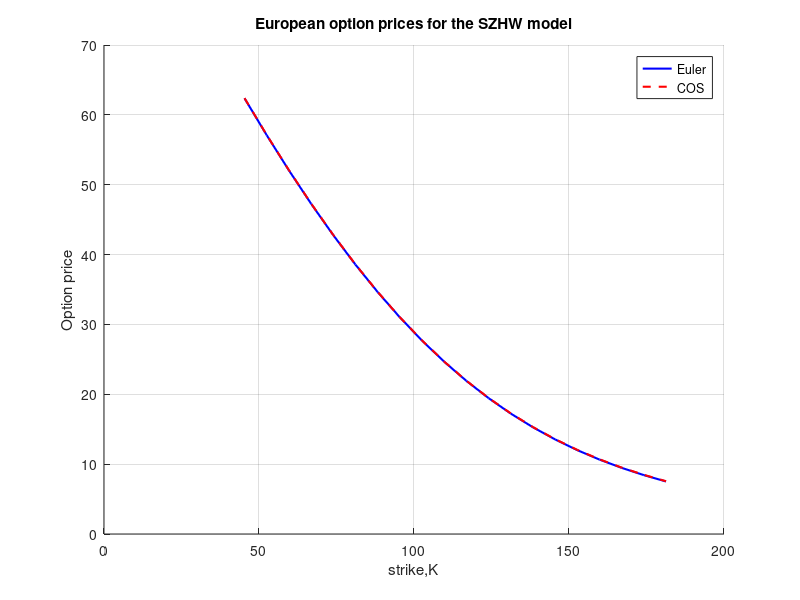
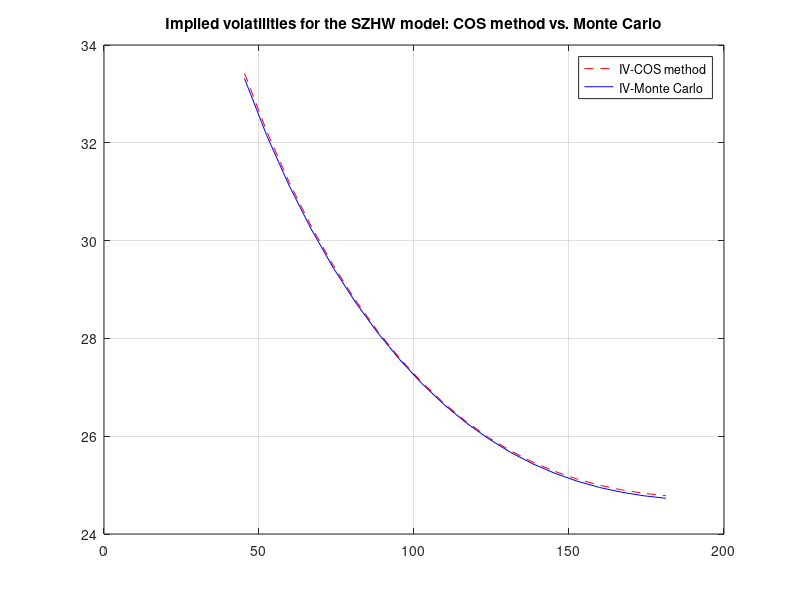

Here is the MATLAB script that generated these plots, in order:
function SZHW_MonteCarlo_vs_COSMethod
clc;clf;close all;
CP  = 'c';  
        
% HW model parameter settings

lambda = 0.05;
eta   = 0.01;

% Initial stock and time to maturity

S0    = 100.0;
T     = 5.0;
    
% The SZHW model

sigma0  = 0.1;
gamma   = 0.3;
Rsigmar = 0.32;
Rxsigma = -0.42;
Rxr     = 0.3;
kappa   = 0.4;
sigmaBar= 0.05;
    
% Monte Carlo setting

NoOfPaths = 25000;
NoOfSteps = round(100*T);

% We define the ZCB curve (obtained from the market)

P0T = @(T)exp(-0.025*T);
    
% Forward stock process

frwdStock = S0 / P0T(T);
    
% Strike price range

K = linspace(0.4*frwdStock,1.6*frwdStock,20)';
      
% Settings for the COS method

N = 2000;
L = 10;

% Valuation with the COS method

cf_SZHW = @(u)ChFSZHW(u,P0T,T,kappa,sigmaBar,gamma,lambda,eta,Rxsigma,Rxr,Rsigmar,sigma0);
valCOS_SZHW    = CallPutOptionPriceCOSMthd_StochIR(cf_SZHW,CP,S0,T,K,N,L,P0T(T));

% Euler simulation of the SZHW model- the sumulation is repeated NoOfSeeds times

NoOfSeeds = 10;
optionValueMC = zeros([length(K),NoOfSeeds]);
idx = 1;
for seed =1:NoOfSeeds
    randn('seed',seed)
    [S_Euler,~,M_t] = GeneratePathsSZHW_Euler(NoOfPaths,NoOfSteps,P0T,T,S0,sigma0,sigmaBar,kappa,gamma,lambda,eta,Rxsigma,Rxr,Rsigmar);
    optValueEuler = EUOptionPriceFromMCPathsGeneralizedStochIR(CP,S_Euler(:,end),K,M_t(:,end));
    optionValueMC(:,idx) = optValueEuler;
    fprintf('Seed number %.0f out of %.0f',idx,NoOfSeeds);
    fprintf('\n')
    idx = idx +1;
end
optionValueMCFinal = mean(optionValueMC,2);

figure(1); hold on;
plot(K,optionValueMCFinal,'-b','linewidth',1.5)
plot(K,valCOS_SZHW,'--r','linewidth',1.5)
xlabel('strike,K')
ylabel('Option price')
grid on
legend('Euler','COS')
title('European option prices for the SZHW model')

% Implied volatilities, the COS method and MC simulation

IVCOS = zeros(length(K),1);
IVMC = zeros(length(K),1);
for i=1:length(K)
    frwdStock = S0 / P0T(T);
    valCOSFrwd = valCOS_SZHW(i) / P0T(T);
    valMCFrwd = optionValueMCFinal(i)/P0T(T);
    IVCOS(i) = ImpliedVolatilityBlack76(CP,valCOSFrwd,K(i),T,frwdStock,0.3)*100.0;
    IVMC(i) = ImpliedVolatilityBlack76(CP,valMCFrwd,K(i),T,frwdStock,0.3)*100.0;
end

figure(2)
plot(K,IVCOS,'--r');hold on
plot(K,IVMC,'-b')
legend('IV-COS method','IV-Monte Carlo')
title('Implied volatilities for the SZHW model: COS method vs. Monte Carlo')
grid on

function [S,time,M_t] = GeneratePathsSZHW_Euler(NoOfPaths,NoOfSteps,P0T,T,S0,sigma0,sigmaBar,kappa,gamma,lambd,eta,Rxsigma,Rxr,Rsigmar)

% Time step needed 

dt = 0.0001;
f0T = @(t) - (log(P0T(t+dt))-log(P0T(t-dt)))/(2*dt);
    
% Initial interest rate is forward rate at time t->0

r0 = f0T(0.00001);
theta = @(t) 1.0/lambd * (f0T(t+dt)-f0T(t-dt))/(2.0*dt) + f0T(t) + eta*eta/(2.0*lambd*lambd)*(1.0-exp(-2.0*lambd*t));

% Empty containers for Brownian paths

Wx = zeros([NoOfPaths, NoOfSteps+1]);
Wsigma = zeros([NoOfPaths, NoOfSteps+1]);
Wr = zeros([NoOfPaths, NoOfSteps+1]);

Sigma = zeros([NoOfPaths, NoOfSteps+1]);
X = zeros([NoOfPaths, NoOfSteps+1]);
R = zeros([NoOfPaths, NoOfSteps+1]);
M_t = ones([NoOfPaths,NoOfSteps+1]);
R(:,1)=r0;
Sigma(:,1)=sigma0;
X(:,1)=log(S0);

covM = [[1.0, Rxsigma,Rxr];[Rxsigma,1.0,Rsigmar]; [Rxr,Rsigmar,1.0]];
time = zeros([NoOfSteps+1,1]);
        
dt = T / NoOfSteps;
for i = 1:NoOfSteps
    Z = mvnrnd([0,0,0],covM*dt,NoOfPaths);

    % Making sure that samples from a normal have mean 0 and variance 1

    Z1= Z(:,1);
    Z2= Z(:,2);
    Z3= Z(:,3);
    if NoOfPaths > 1
        Z1 = (Z1 - mean(Z1)) / std(Z1);
        Z2 = (Z2 - mean(Z2)) / std(Z2);
        Z3 = (Z3 - mean(Z3)) / std(Z3);
    end
    
    Wx(:,i+1)  = Wx(:,i)  + sqrt(dt)*Z1;
    Wsigma(:,i+1)  = Wsigma(:,i)  + sqrt(dt)*Z2;
    Wr(:,i+1) = Wr(:,i) + sqrt(dt)*Z3;
    
    R(:,i+1) = R(:,i) + lambd*(theta(time(i)) - R(:,i)) * dt + eta* (Wr(:,i+1)-Wr(:,i));
    M_t(:,i+1) = M_t(:,i) .* exp(0.5*(R(:,i+1) + R(:,i))*dt);
    
    % The volatility process

    Sigma(:,i+1) = Sigma(:,i) + kappa*(sigmaBar-Sigma(:,i))*dt+  gamma*(Wsigma(:,i+1)-Wsigma(:,i));   
     
    % Simulation of the log-stock process

    X(:,i+1) = X(:,i) + (R(:,i) - 0.5*Sigma(:,i).^2)*dt + Sigma(:,i).*(Wx(:,i+1)-Wx(:,i));       
        
    % Moment matching component, i.e. ensure that E(S(T)/M(T))= S0

    a = S0 / mean(exp(X(:,i+1))./M_t(:,i+1));
    X(:,i+1) = X(:,i+1) + log(a);
    time(i+1) = time(i) +dt;
end

    % Compute exponent

    S = exp(X);

function optValue = EUOptionPriceFromMCPathsGeneralizedStochIR(CP,S,K,M_t)
optValue = zeros(length(K),1);
if lower(CP) == 'c' || lower(CP) == 1
    for i =1:length(K)
        optValue(i) = mean(1./M_t.*max(S-K(i),0));
    end
elseif lower(CP) == 'p' || lower(CP) == -1
    for i =1:length(K)
        optValue(i) = mean(1./M_t.*max(K(i)-S,0));
    end
end

function value = CallPutOptionPriceCOSMthd_StochIR(cf,CP,S0,tau,K,N,L,P0T)
i = complex(0,1);


% cf   - Characteristic function, in the book denoted as \varphi
% CP   - C for call and P for put
% S0   - Initial stock price
% r    - Interest rate (constant)
% tau  - Time to maturity
% K    - Vector of strike prices
% N    - Number of expansion terms
% L    - Size of truncation domain (typ.:L=8 or L=10)

x0 = log(S0 ./ K);   

% Truncation domain

a = 0 - L * sqrt(tau); 
b = 0 + L * sqrt(tau);

k = 0:N-1;             % Row vector, index for expansion terms
u = k * pi / (b - a);  % ChF arguments

H_k = CallPutCoefficients('P',a,b,k);
temp = (cf(u) .* H_k).';
temp(1) = 0.5 * temp(1);      % Multiply the first element by 1/2

mat = exp(i * (x0 - a) * u);  % Matrix-vector manipulations

% Final output

value = K .* real(mat * temp);

% Use the put-call parity to determine call prices (if needed)

if lower(CP) == 'c' || CP == 1
 value = value + S0 - K * P0T; 
end

% Coefficients H_k for the COS method

function H_k = CallPutCoefficients(CP,a,b,k)
 if lower(CP) == 'c' || CP == 1
  c = 0;
  d = b;
  [Chi_k,Psi_k] = Chi_Psi(a,b,c,d,k);
   if a < b && b < 0.0
   H_k = zeros([length(k),1]);
   else
   H_k = 2.0 / (b - a) * (Chi_k - Psi_k);
   end
 elseif lower(CP) == 'p' || CP == -1
  c = a;
  d = 0.0;
  [Chi_k,Psi_k]  = Chi_Psi(a,b,c,d,k);
   H_k = 2.0 / (b - a) * (- Chi_k + Psi_k);    
 end

function [chi_k,psi_k] = Chi_Psi(a,b,c,d,k)
 psi_k  = sin(k * pi * (d - a) / (b - a)) - sin(k * pi * (c - a)/(b - a));
 psi_k(2:end) = psi_k(2:end) * (b - a) ./ (k(2:end) * pi);
 psi_k(1)  = d - c;
 
 chi_k = 1.0 ./ (1.0 + (k * pi / (b - a)).^2); 
 expr1 = cos(k * pi * (d - a)/(b - a)) * exp(d)  - cos(k * pi... 
      * (c - a) / (b - a)) * exp(c);
 expr2 = k * pi / (b - a) .* sin(k * pi * ...
      (d - a) / (b - a))   - k * pi / (b - a) .* sin(k... 
      * pi * (c - a) / (b - a)) * exp(c);
 chi_k = chi_k .* (expr1 + expr2);

 function value = ChFSZHW(u,P0T,tau,kappa, sigmabar,gamma,lambda,eta,Rxsigma,Rxr,Rrsigma,sigma0)
v_D = D(u,tau,kappa,Rxsigma,gamma);
v_E = E(u,tau,lambda,gamma,Rxsigma,Rrsigma,Rxr,eta,kappa,sigmabar);
v_A = A(u,tau,P0T,eta,lambda,Rxsigma,Rrsigma,Rxr,gamma,kappa,sigmabar);

% Initial variance 

v0     =sigma0^2;

% Characteristic function of the SZHW model

value = exp(v0*v_D + sigma0*v_E + v_A);
        
function value=C(u,tau,lambda)
    i     = complex(0,1);
    value = 1/lambda*(i*u-1).*(1-exp(-lambda*tau)); 

function value=D(u,tau,kappa,Rxsigma,gamma)
    i=complex(0,1);
    a_0=-1/2*u.*(i+u);
    a_1=2*(gamma*Rxsigma*i*u-kappa);
    a_2=2*gamma^2;
    d=sqrt(a_1.^2-4*a_0.*a_2);
    g=(-a_1-d)./(-a_1+d);    
value=(-a_1-d)./(2*a_2*(1-g.*exp(-d*tau))).*(1-exp(-d*tau));

function value=E(u,tau,lambda,gamma,Rxsigma,Rrsigma,Rxr,eta,kappa,sigmabar)
    i=complex(0,1);
    a_0=-1/2*u.*(i+u);
    a_1=2*(gamma*Rxsigma*i*u-kappa);
    a_2=2*gamma^2;
    d  =sqrt(a_1.^2-4*a_0.*a_2);
    g =(-a_1-d)./(-a_1+d);    
    
    c_1=gamma*Rxsigma*i*u-kappa-1/2*(a_1+d);
    f_1=1./c_1.*(1-exp(-c_1*tau))+1./(c_1+d).*(exp(-(c_1+d)*tau)-1);
    f_2=1./c_1.*(1-exp(-c_1*tau))+1./(c_1+lambda).*(exp(-(c_1+lambda)*tau)-1);
    f_3=(exp(-(c_1+d)*tau)-1)./(c_1+d)+(1-exp(-(c_1+d+lambda)*tau))./(c_1+d+lambda);
    f_4=1./c_1-1./(c_1+d)-1./(c_1+lambda)+1./(c_1+d+lambda);
    f_5=exp(-(c_1+d+lambda).*tau).*(exp(lambda*tau).*(1./(c_1+d)-exp(d*tau)./c_1)+exp(d*tau)./(c_1+lambda)-1./(c_1+d+lambda)); 

    I_1=kappa*sigmabar./a_2.*(-a_1-d).*f_1;
    I_2=eta*Rxr*i*u.*(i*u-1)./lambda.*(f_2+g.*f_3);
    I_3=-Rrsigma*eta*gamma./(lambda.*a_2).*(a_1+d).*(i*u-1).*(f_4+f_5);
    value=exp(c_1*tau).*1./(1-g.*exp(-d*tau)).*(I_1+I_2+I_3);
    
function value=A(u,tau,P0T,eta,lambda,Rxsigma,Rrsigma,Rxr,gamma,kappa,sigmabar)
    i=complex(0,1);
    a_0=-1/2*u.*(i+u);
    a_1=2*(gamma*Rxsigma*i*u-kappa);
    a_2=2*gamma^2;
    d  =sqrt(a_1.^2-4*a_0.*a_2);
    g =(-a_1-d)./(-a_1+d); 
    f_6=eta^2/(4*lambda^3)*(i+u).^2*(3+exp(-2*lambda*tau)-4*exp(-lambda*tau)-2*lambda*tau);
    A_1=1/4*((-a_1-d)*tau-2*log((1-g.*exp(-d*tau))./(1-g)))+f_6;
   
    % Integration within the function A(u,tau)

    value=zeros(1,length(u));   
    N=500;
    arg=linspace(0,tau,N);

    % Solve the integral for A

    for k=1:length(u)
       E_val=E(u(k),arg,lambda,gamma,Rxsigma,Rrsigma,Rxr,eta,kappa,sigmabar);
       C_val=C(u(k),arg,lambda);
       f=(kappa*sigmabar+1/2*gamma^2*E_val+gamma*eta*Rrsigma*C_val).*E_val;
       value(1,k)=trapz(arg,f);
    end
    value = value + A_1;   
    
% Correction for the interest rate term structure    

help = eta^2/(2*lambda^2)*(tau+2/lambda*(exp(-lambda*tau)-1)-1/(2*lambda)*(exp(-2*lambda*tau)-1));
correction = (i*u-1).*(log(1/P0T(tau))+help);
value = value + correction;

 % Closed-form expression of European call/put option with Black-Scholes formula

function value=BS_Call_Put_Option_Price(CP,S_0,K,sigma,tau,r)

% Black-Scholes call option price

d1    = (log(S_0 ./ K) + (r + 0.5 * sigma.^2) * tau) ./ (sigma * sqrt(tau));
d2    = d1 - sigma * sqrt(tau);
if lower(CP) == 'c' || lower(CP) == 1
    value =normcdf(d1) * S_0 - normcdf(d2) .* K * exp(-r * tau);
elseif lower(CP) == 'p' || lower(CP) == -1
    value =normcdf(-d2) .* K*exp(-r*tau) - normcdf(-d1)*S_0;
end

function impliedVol = ImpliedVolatilityBlack76(CP,frwdMarketPrice,K,T,frwdStock,initialVol)
func = @(sigma) (BS_Call_Put_Option_Price(CP,frwdStock,K,sigma,T,0.0) - frwdMarketPrice).^1.0;
impliedVol = fzero(func,initialVol);
